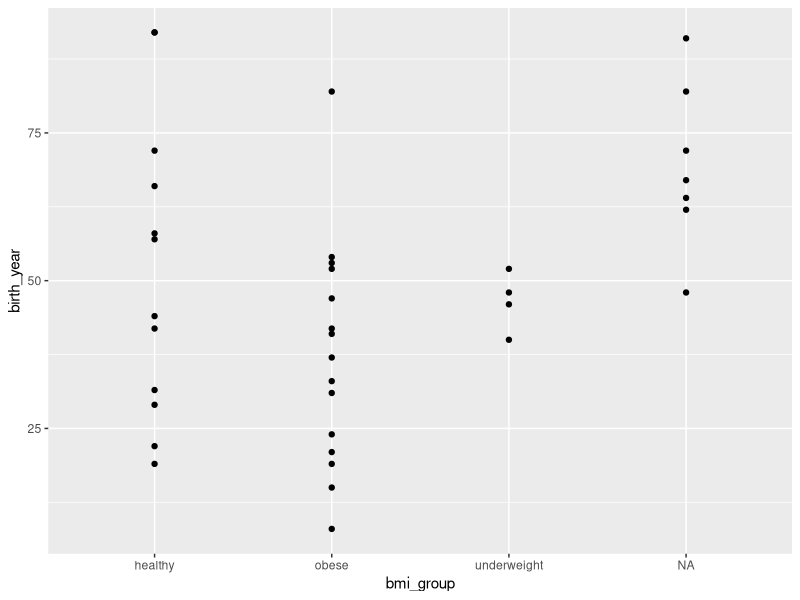
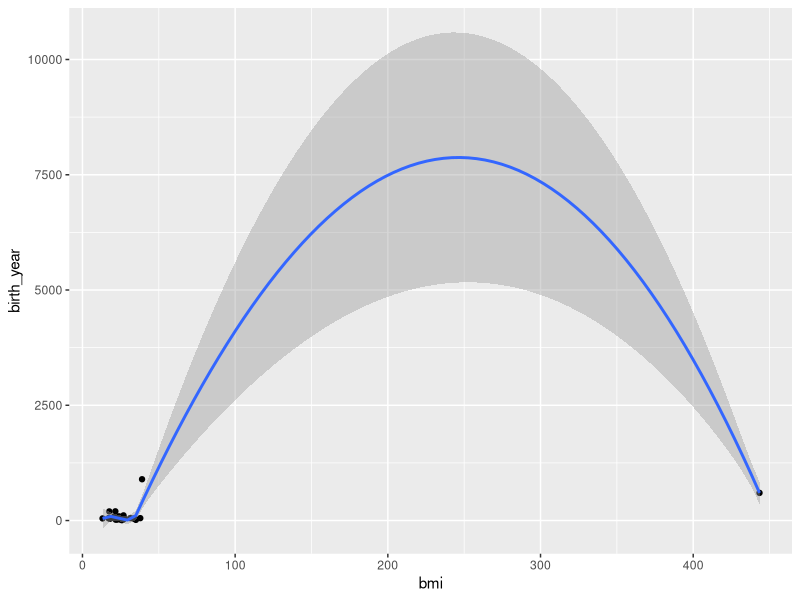
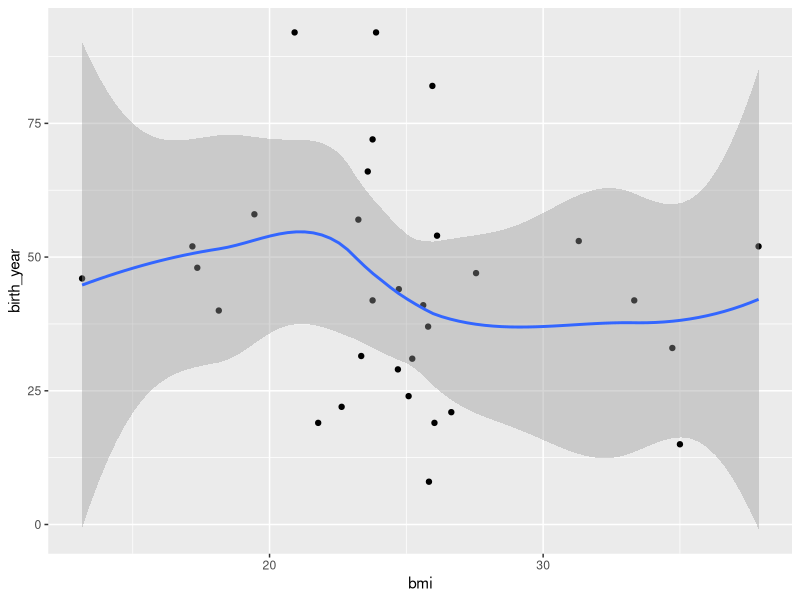

Source code (R) for these figures, in order:
#Amine Ceyda TANDOGAN 
library(tidyverse)
library(dplyr)

#Question1
starwarsDF1 <- starwars %>% 
  select(name,starships) %>% 
  filter(starships !="character(0)" )
nlist<-starwarsDF1$name
print("List the names of the characters having at least one starship:")
nlist


#question2
starwarsDF2 <- starwars %>% 
  group_by(eye_color) %>% 
  summarise(frequency_ = n_distinct(name)) %>% 
  arrange(desc(frequency_))
starwarsDF2

#Question3
starwarsDF3<-starwars %>%
  group_by(species) %>%
  summarise(avg = mean(birth_year, na.rm=TRUE)) %>%
  arrange(desc(avg))
starwarsDF3
print("Three oldest species")
starwarsDF3$species[1:3]

#Question4
starwarsDF4 <- starwars %>% 
  add_row(name="Amine Ceyda Tandogan",height=167,mass=49,hair_color="brown",skin_color="white",eye_color="brown",birth_year=198, sex="male",gender="feminine",homeworld="Tatooine ",species="Human") 

l<-length(starwarsDF4$films)

starwarsDF4$films[l]<-c("The Empire Strikes Back")
starwarsDF4$vehicles[l]<-c("Zephyr-G swoop bike")
starwarsDF4$starships[l]<-c("	X-wing")


#Question5
starwarsDF4 <- starwarsDF4  %>% 
  mutate(bmi=(mass)/((height/100)^2)) %>% 
  mutate(bmi_group = ifelse(bmi<18.5, "underweight",(ifelse(bmi>18.4 & bmi<25,"healthy",ifelse(bmi>29.9 & bmi<30,"overweight","obese")))))

bmi_ <-starwarsDF4 %>% 
  select(bmi,bmi_group)
bmi_

#Question6
ggplot(data = starwarsDF4 %>% filter(birth_year<100)) +
  geom_point(mapping = aes(x = bmi_group, y=birth_year)) 

#Question7
ggplot(data = starwarsDF4 ) +
  geom_point(mapping = aes(x = bmi, y = birth_year)) +
  geom_smooth(mapping = aes(x = bmi, y = birth_year))

ggplot(data = starwarsDF4 %>% filter(birth_year<100,bmi<100)) +
  geom_point(mapping = aes(x = bmi, y = birth_year)) +
  geom_smooth(mapping = aes(x = bmi, y = birth_year))




